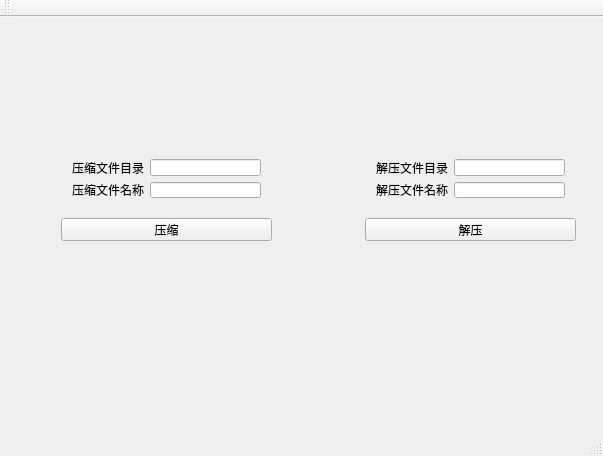
<?xml version="1.0" encoding="UTF-8"?>
<ui version="4.0">
 <class>MainWindow</class>
 <widget class="QMainWindow" name="MainWindow">
  <property name="geometry">
   <rect>
    <x>0</x>
    <y>0</y>
    <width>603</width>
    <height>456</height>
   </rect>
  </property>
  <property name="windowTitle">
   <string>MainWindow</string>
  </property>
  <widget class="QWidget" name="centralWidget">
   <layout class="QHBoxLayout" name="horizontalLayout">
    <item>
     <widget class="QWidget" name="widget" native="true">
      <widget class="QPushButton" name="btnZip">
       <property name="geometry">
        <rect>
         <x>50</x>
         <y>190</y>
         <width>211</width>
         <height>23</height>
        </rect>
       </property>
       <property name="text">
        <string>压缩</string>
       </property>
      </widget>
      <widget class="QWidget" name="">
       <property name="geometry">
        <rect>
         <x>50</x>
         <y>120</y>
         <width>211</width>
         <height>61</height>
        </rect>
       </property>
       <layout class="QVBoxLayout" name="verticalLayout">
        <item>
         <layout class="QHBoxLayout" name="horizontalLayout_2">
          <item>
           <widget class="QLabel" name="label">
            <property name="text">
             <string>压缩文件目录</string>
            </property>
           </widget>
          </item>
          <item>
           <widget class="QLineEdit" name="txtYSDir"/>
          </item>
         </layout>
        </item>
        <item>
         <layout class="QHBoxLayout" name="horizontalLayout_3">
          <item>
           <widget class="QLabel" name="label_2">
            <property name="text">
             <string>压缩文件名称</string>
            </property>
           </widget>
          </item>
          <item>
           <widget class="QLineEdit" name="txtYSName"/>
          </item>
         </layout>
        </item>
       </layout>
      </widget>
     </widget>
    </item>
    <item>
     <widget class="QWidget" name="widget_2" native="true">
      <widget class="QWidget" name="layoutWidget">
       <property name="geometry">
        <rect>
         <x>60</x>
         <y>120</y>
         <width>211</width>
         <height>61</height>
        </rect>
       </property>
       <layout class="QVBoxLayout" name="verticalLayout_2">
        <item>
         <layout class="QHBoxLayout" name="horizontalLayout_4">
          <item>
           <widget class="QLabel" name="label_3">
            <property name="text">
             <string>解压文件目录</string>
            </property>
           </widget>
          </item>
          <item>
           <widget class="QLineEdit" name="txtJYPath"/>
          </item>
         </layout>
        </item>
        <item>
         <layout class="QHBoxLayout" name="horizontalLayout_5">
          <item>
           <widget class="QLabel" name="label_4">
            <property name="text">
             <string>解压文件名称</string>
            </property>
           </widget>
          </item>
          <item>
           <widget class="QLineEdit" name="txtJYName"/>
          </item>
         </layout>
        </item>
       </layout>
      </widget>
      <widget class="QPushButton" name="btnUpZip">
       <property name="geometry">
        <rect>
         <x>60</x>
         <y>190</y>
         <width>211</width>
         <height>23</height>
        </rect>
       </property>
       <property name="text">
        <string>解压</string>
       </property>
      </widget>
     </widget>
    </item>
   </layout>
  </widget>
  <widget class="QMenuBar" name="menuBar">
   <property name="geometry">
    <rect>
     <x>0</x>
     <y>0</y>
     <width>603</width>
     <height>23</height>
    </rect>
   </property>
  </widget>
  <widget class="QToolBar" name="mainToolBar">
   <attribute name="toolBarArea">
    <enum>TopToolBarArea</enum>
   </attribute>
   <attribute name="toolBarBreak">
    <bool>false</bool>
   </attribute>
  </widget>
  <widget class="QStatusBar" name="statusBar"/>
 </widget>
 <layoutdefault spacing="6" margin="11"/>
 <resources/>
 <connections/>
</ui>
